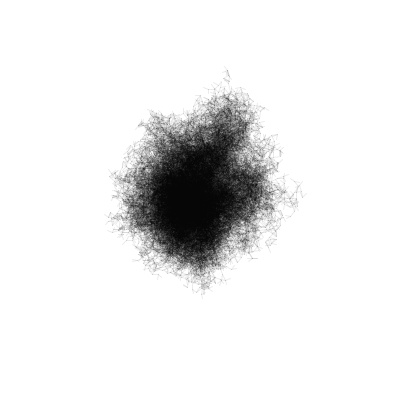
Frame 1 (no input)
Frame 60 (the mouse pressed at the canvas centre just before this capture): identical to frame 1, image omitted
Frame 120 (the mouse held since frame 60 and released just before this capture): identical to frame 1, image omitted

The Processing sketch that drew this single still picture (run headless with seeded random() and noise(); from frame 60 on, the mouse is pressed at the canvas centre):

// Processing sketch: processing_17783
// ── processing_17783.pde

float incrementA, incrementB;
int iterations;
int baseX, baseY;
int len;
int d;

void setup() {
  size(400,400);
  background(255);
  stroke(0,0,0,20);
  smooth();
  iterations = 15;
  baseX = width/2;
  baseY = height/2;
  len = 20;
  d = 6;
  
  randomiseIncrements();
  bifurcate(baseX,baseY,-PI/2,iterations, len);

}

void draw() {

}

void bifurcate(float x,float y, float a, int c, int l) {
  float newX=x+l*cos(a);
  float newY=y+l*sin(a);
  randomiseIncrements();
  line(x,y,newX,newY);
  if (c>0) {
    bifurcate(newX,newY,a+incrementA,c-1,l-1);
    bifurcate(newX,newY,a+incrementB,c-1,l-1);

  }

}

void randomiseIncrements(){
  incrementA=random(-PI,PI);
  incrementB=random(-PI,PI);
}

void mousePressed() {
  background(255);
  randomiseIncrements();
  bifurcate(baseX,baseY,-PI/2,iterations, len);
}
